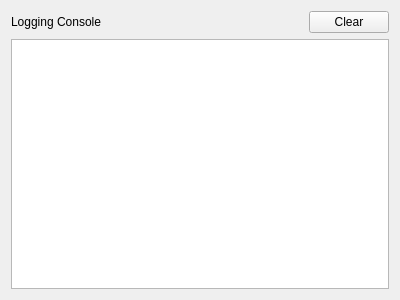
<?xml version="1.0" encoding="UTF-8"?>
<ui version="4.0">
 <class>Form</class>
 <widget class="QWidget" name="Form">
  <property name="geometry">
   <rect>
    <x>0</x>
    <y>0</y>
    <width>400</width>
    <height>300</height>
   </rect>
  </property>
  <property name="windowTitle">
   <string>Form</string>
  </property>
  <layout class="QVBoxLayout" name="verticalLayout_2">
   <item>
    <layout class="QVBoxLayout" name="verticalLayout">
     <item>
      <layout class="QHBoxLayout" name="horizontalLayout">
       <item>
        <widget class="QLabel" name="text_2">
         <property name="text">
          <string>Logging Console</string>
         </property>
        </widget>
       </item>
       <item>
        <widget class="QPushButton" name="clear">
         <property name="sizePolicy">
          <sizepolicy hsizetype="Fixed" vsizetype="Fixed">
           <horstretch>0</horstretch>
           <verstretch>0</verstretch>
          </sizepolicy>
         </property>
         <property name="text">
          <string>Clear</string>
         </property>
        </widget>
       </item>
      </layout>
     </item>
     <item>
      <widget class="QPlainTextEdit" name="text"/>
     </item>
    </layout>
   </item>
  </layout>
 </widget>
 <resources/>
 <connections/>
</ui>
